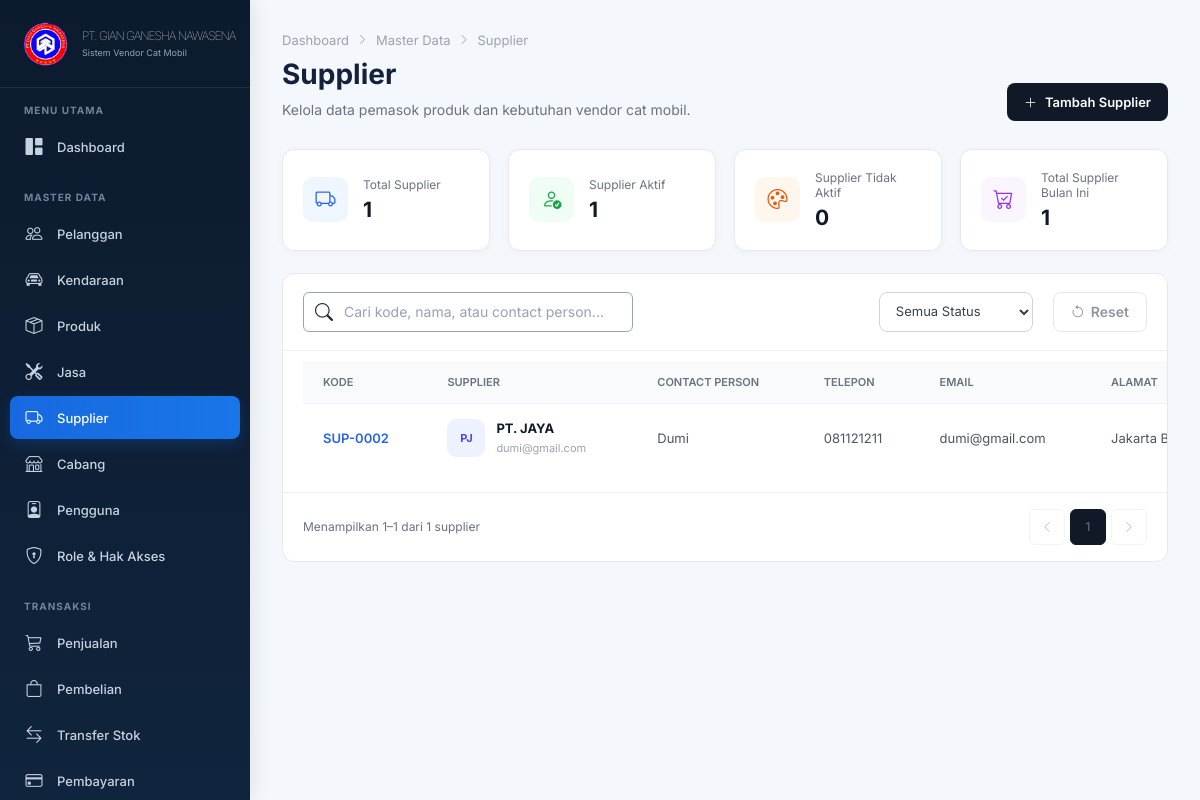
Page /admin/supplier/index.php (signed in) on the committed database.
### tables this page shows
CREATE TABLE `suppliers` (
  `id` bigint UNSIGNED NOT NULL,
  `code` varchar(50) NOT NULL,
  `name` varchar(150) NOT NULL,
  `contact_person` varchar(100) DEFAULT NULL,
  `phone` varchar(30) DEFAULT NULL,
  `email` varchar(150) DEFAULT NULL,
  `address` text,
  `status` enum('active','inactive') NOT NULL DEFAULT 'active',
  `created_at` timestamp NOT NULL DEFAULT CURRENT_TIMESTAMP
);

### admin/supplier/index.php (the view, shortened to what this page needs)
<?php
require_once __DIR__ . '/../../config/config.php';
function load_company_brand(PDO $pdo): array
{
    $brand = [
        'name' => 'PT. GIAN GANESHA NAWASENA',
        'tagline' => 'Sistem Vendor Cat Mobil',
        'logo' => '../../assets/img/logo.png',
    ];
    try {
        $stmt = $pdo->prepare(
            "SELECT setting_key, setting_value
             FROM settings
             WHERE setting_key IN ('company_name', 'company_tagline')
             LIMIT 2"
        );
        $stmt->execute();
        foreach ($stmt->fetchAll(PDO::FETCH_ASSOC) as $row) {
            $key = (string)($row['setting_key'] ?? '');
            $value = trim((string)($row['setting_value'] ?? ''));
            if ($key === 'company_name' && $value !== '') {
                $brand['name'] = $value;
            }
            if ($key === 'company_tagline' && $value !== '') {
                $brand['tagline'] = $value;
            }
        }
    } catch (Throwable $e) {
    }
    $scriptName = (string)($_SERVER['SCRIPT_NAME'] ?? '');
    $projectRoot = dirname(dirname(dirname($scriptName)));
    return $brand;
}
$companyBrand = load_company_brand($pdo);
$companyName = $companyBrand['name'];
$companyTagline = $companyBrand['tagline'];
$companyLogo = $companyBrand['logo'];
function h($value): string {
    return htmlspecialchars((string)$value, ENT_QUOTES, 'UTF-8');
}
$search = trim($_GET['search'] ?? '');
$statusFilter = trim($_GET['status'] ?? '');
$where = [];
$params = [];
$whereSql = $where ? ' WHERE ' . implode(' AND ', $where) : '';
$totalSuppliers = (int)$pdo->query("SELECT COUNT(*) FROM suppliers")->fetchColumn();
$activeSuppliers = (int)$pdo->query("SELECT COUNT(*) FROM suppliers WHERE status='active'")->fetchColumn();
$inactiveSuppliers = (int)$pdo->query("SELECT COUNT(*) FROM suppliers WHERE status='inactive'")->fetchColumn();
$TotalSuppliersBulan = (int)$pdo->query("SELECT COUNT(*) FROM suppliers WHERE YEAR(created_at) = YEAR(CURDATE()) AND MONTH(created_at) = MONTH(CURDATE()) ")->fetchColumn();
$perPage = 5;
$page = max(1, (int)($_GET['page'] ?? 1));
$countStmt = $pdo->prepare("SELECT COUNT(*) FROM suppliers s{$whereSql}");
$countStmt->execute($params);
$filteredSuppliers = (int)$countStmt->fetchColumn();
$totalPages = max(1, (int)ceil($filteredSuppliers / $perPage));
$page = min($page, $totalPages);
$offset = ($page - 1) * $perPage;
$listStmt = $pdo->prepare(
    "SELECT id, code, name, contact_person, phone, email, address, status, created_at
     FROM suppliers s
     {$whereSql}
     ORDER BY s.id DESC
     LIMIT :limit OFFSET :offset"
);
$listStmt->bindValue(':limit', $perPage, PDO::PARAM_INT);
$listStmt->bindValue(':offset', $offset, PDO::PARAM_INT);
$listStmt->execute();
$suppliers = $listStmt->fetchAll(PDO::FETCH_ASSOC);
$displayStart = $filteredSuppliers > 0 ? $offset + 1 : 0;
$displayEnd = $filteredSuppliers > 0 ? min($offset + $perPage, $filteredSuppliers) : 0;
$paginationQuery = [];
$hasActiveFilter = $search !== '' || $statusFilter !== '';
function supplier_initials(string $name): string {
    $parts = preg_split('/\s+/', trim($name));
    $initials = '';
    foreach (array_slice($parts, 0, 2) as $part) $initials .= strtoupper(substr($part, 0, 1));
    return $initials ?: 'S';
}
?>
<!DOCTYPE html>
<html lang="id">
<head>
    <link rel="stylesheet" href="https://cdn.jsdelivr.net/npm/bootstrap-icons@1.11.3/font/bootstrap-icons.min.css">
    <link rel="stylesheet" href="../../assets/css/admin.css">
    <link rel="stylesheet" href="style.css">
</head>
<body>
<aside class="sidebar" id="sidebar">
    <div class="brand">
        <img src="<?= htmlspecialchars($companyLogo, ENT_QUOTES, 'UTF-8') ?>"
             class="img-fluid"
             alt="<?= htmlspecialchars($companyName, ENT_QUOTES, 'UTF-8') ?>">
        <div class="brand-text">
            <div class="brand-name">
               <?= htmlspecialchars($companyName, ENT_QUOTES, 'UTF-8') ?>
            </div>
            <small><?= htmlspecialchars($companyTagline, ENT_QUOTES, 'UTF-8') ?></small>
        </div>
    </div>
    <nav class="sidebar-menu">
        <div class="menu-section">
            <div class="menu-title">MENU UTAMA</div>
            <a href="../admin.php" class="menu-item">
                <i class="bi bi-grid-1x2-fill"></i>
                <span>Dashboard</span>
            </a>
        </div>
        <div class="menu-section">
            <div class="menu-title">MASTER DATA</div>
            <a href="../customers/" class="menu-item ">
                <i class="bi bi-people"></i>
                <span>Pelanggan</span>
            </a>
            <a href="../vehicles/" class="menu-item">
                <i class="bi bi-car-front"></i>
                <span>Kendaraan</span>
            </a>
            <a href="../product/" class="menu-item " >
                <i class="bi bi-box-seam"></i>
                <span>Produk</span>
            </a>
            <a href="../service/" class="menu-item">
                <i class="bi bi-tools"></i>
                <span>Jasa</span>
            </a>
            <a href="./" class="menu-item active">
                <i class="bi bi-truck"></i>
                <span>Supplier</span>
            </a>
            <a href="../cabang/" class="menu-item">
                <i class="bi bi-shop"></i>
                <span>Cabang</span>
            </a>
            <a href="../users/" class="menu-item">
                <i class="bi bi-person-badge"></i>
                <span>Pengguna</span>
            </a>
            <a href="../roles/" class="menu-item">
                <i class="bi bi-shield-lock"></i>
                <span>Role & Hak Akses</span>
            </a>
        </div>
        <div class="menu-section">
            <div class="menu-title">
                TRANSAKSI
            </div>
            <a href="../orders/" class="menu-item">
                <i class="bi bi-cart3"></i>
                <span>Penjualan</span>
            </a>
            <a href="../purchases/" class="menu-item">
                <i class="bi bi-bag"></i>
                <span>Pembelian</span>
            </a>
            <a href="../stoks-transfer/" class="menu-item">
                <i class="bi bi-arrow-left-right"></i>
                <span>Transfer Stok</span>
            </a>
            <a href="../payments/" class="menu-item">
                <i class="bi bi-credit-card"></i>
                <span>Pembayaran</span>
            </a>
        </div>
    </nav>
</aside>
<main class="main">
<div class="page-container">
    <div class="page-header">
        <div>
            <div class="breadcrumb">
                Dashboard
                <i class="bi bi-chevron-right"></i>
                Master Data
                <i class="bi bi-chevron-right"></i>
                Supplier
            </div>
            <h1>Supplier</h1>
            <p>
                Kelola data pemasok produk dan kebutuhan vendor cat mobil.
            </p>
        </div>
        <button class="btn-primary" onclick="openModal()">
            <i class="bi bi-plus-lg"></i>
            Tambah Supplier
        </button>
    </div>
    <div class="stats-grid">
        <div class="stat-card">
            <div class="stat-icon blue">
                <i class="bi bi-truck"></i>
            </div>
            <div>
                <span>Total Supplier</span>
                <strong><?= $totalSuppliers ?></strong>
            </div>
        </div>
        <div class="stat-card">
            <div class="stat-icon green">
                <i class="bi bi-person-check"></i>
            </div>
            <div>
                <span>Supplier Aktif</span>
                <strong><?= $activeSuppliers ?></strong>
            </div>
        </div>
        <div class="stat-card">
            <div class="stat-icon orange">
                <i class="bi bi-palette"></i>
            </div>
            <div>
                <span>Supplier Tidak Aktif</span>
                <strong><?= $inactiveSuppliers ?></strong>
            </div>
        </div>
        <div class="stat-card">
            <div class="stat-icon purple">
                <i class="bi bi-cart-check"></i>
            </div>
            <div>
                <span>Total Supplier Bulan Ini</span>
                <strong><?= $TotalSuppliersBulan ?></strong>
            </div>
        </div>
    </div>
    <div class="content-card">
        <div class="table-toolbar">
            <div class="toolbar-left">
                <div
                    class="searc-box"
                    style="position:relative; width:330px; height:40px;"
                >
                    <form
                        method="get"
                        id="supplierSearchForm"
                        style="margin:0;padding:0;"
                    >
                        <input
                            type="text"
                            name="search"
                            value="<?= h($search) ?>"
                            placeholder="Cari kode, nama, atau contact person..."
                            autocomplete="off"
                            style="display:block; width:330px; height:40px; padding:0 12px 0 40px; box-sizing:border-box; border:1px solid #9ca3af; border-radius:6px; outline:none; background:#fff; color:#111827; font-size:14px; font-family:inherit;"
                        >
                    </form>
                </div>
            </div>
            <div class="toolbar-right">
                <select
                    id="statusFilter"
                    onchange="document.getElementById('statusHidden').value=this.value;document.getElementById('supplierFilterForm').submit();"
                >
                    <option value="">Semua Status</option>
                </select>
                <a
                    href="index.php"
                    class="btn-secondary"
                    style="text-decoration:none;display:inline-flex;align-items:center;justify-content:center;<?= $hasActiveFilter ? '' : 'pointer-events:none;opacity:.55;cursor:not-allowed;' ?>"
                    <?= !$hasActiveFilter ? 'aria-disabled="true" tabindex="-1" title="Reset aktif setelah pencarian atau filter digunakan."' : '' ?>
                >
                    <i class="bi bi-arrow-counterclockwise" style="margin-right:6px;"></i>
                    Reset
                </a>
            </div>
        </div>
        <div class="table-wrapper">
            <table id="supplierTable">
                <thead>
                <tr>
                    <th>Kode</th>
                    <th>Supplier</th>
                    <th>Contact Person</th>
                    <th>Telepon</th>
                    <th>Email</th>
                    <th>Alamat</th>
                </tr>
                </thead>
                <tbody>
                <?php if (!$suppliers): ?>
                <tr>
                    <td colspan="8" style="text-align:center;padding:40px 20px;">
                        <i class="bi bi-inbox" style="font-size:32px;"></i>
                        <div style="margin-top:8px;font-weight:600;">
                            Data supplier tidak ditemukan.
                        </div>
                        <small>
                            Coba ubah pencarian atau filter.
                        </small>
                    </td>
                </tr>
                <?php else: ?>
                <?php foreach ($suppliers as $supplier): ?>
                    <?php
                    $initials = supplier_initials((string)$supplier['name']);
                    ?>
                <tr>
                    <td>
                        <span class="supplier-code">
                            <?= h(preg_replace('/^SUP-SUP-/i', 'SUP-', (string)$supplier['code'])) ?>
                        </span>
                    </td>
                    <td>
                        <div class="supplier-info">
                            <div class="supplier-avatar">
                                <?= h($initials) ?>
                            </div>
                            <div>
                                <strong><?= h($supplier['name']) ?></strong>
                                <small><?= h($supplier['email'] ?: '-') ?></small>
                            </div>
                        </div>
                    </td>
                    <td><?= h($supplier['contact_person'] ?: '-') ?></td>
                    <td><?= h($supplier['phone'] ?: '-') ?></td>
                    <td><?= h($supplier['email'] ?: '-') ?></td>
                    <td><?= h($supplier['address'] ?: '-') ?></td>
                </tr>
                <?php endforeach; ?>
                <?php endif; ?>
                </tbody>
            </table>    </table>
        </div>
        <div class="pagination">
            <span>
                Menampilkan <?= $displayStart ?>–<?= $displayEnd ?>
                dari <?= $filteredSuppliers ?> supplier
            </span>
            <div>
                <?php
                $prev = $paginationQuery;
                $prev['page'] = max(1, $page - 1);
                ?>
                <a
                    href="?<?= h(http_build_query($prev)) ?>"
                    class="page-btn <?= $page <= 1 ? 'disabled' : '' ?>"
                    aria-label="Previous"
                    <?= $page <= 1 ? 'aria-disabled="true"' : '' ?>
                >
                    <i class="bi bi-chevron-left"></i>
                </a>
                <?php
                $visiblePages = [];
                if ($totalPages <= 5) {
                    for ($i = 1; $i <= $totalPages; $i++) $visiblePages[] = $i;
                }
                ?>
                <?php foreach ($visiblePages as $visiblePage): ?>
                    <?php if ($visiblePage === '...'): ?>
                        <span class="page-btn">...</span>
                    <?php else: ?>
                        <?php
                        $pageQuery = $paginationQuery;
                        $pageQuery['page'] = $visiblePage;
                        ?>
                        <a
                            href="?<?= h(http_build_query($pageQuery)) ?>"
                            class="page-btn <?= $visiblePage === $page ? 'active' : '' ?>"
                        >
                            <?= $visiblePage ?>
                        </a>
                    <?php endif; ?>
                <?php endforeach; ?>
                <?php
                $next = $paginationQuery;
                $next['page'] = min($totalPages, $page + 1);
                ?>
                <a
                    href="?<?= h(http_build_query($next)) ?>"
                    class="page-btn <?= $page >= $totalPages ? 'disabled' : '' ?>"
                    aria-label="Next"
                    <?= $page >= $totalPages ? 'aria-disabled="true"' : '' ?>
                >
                    <i class="bi bi-chevron-right"></i>
                </a>
            </div>
        </div>
    </div>
</div>
</body>
</html>

### rows in the picture
suppliers: code "SUP-0002", name "PJ", name "PT. JAYA", email "dumi@gmail.com", contact_person "Dumi", phone "081121211", address "Jakarta…"

### other values in the picture
$companyName "PT. GIAN GANESHA NAWASENA"
$companyTagline "Sistem Vendor Cat Mobil"
$totalSuppliers "1"
$activeSuppliers "1"
$inactiveSuppliers "0"
$TotalSuppliersBulan "1"
$displayStart "1"
$displayEnd "1"
$filteredSuppliers "1"
$visiblePage "1"
